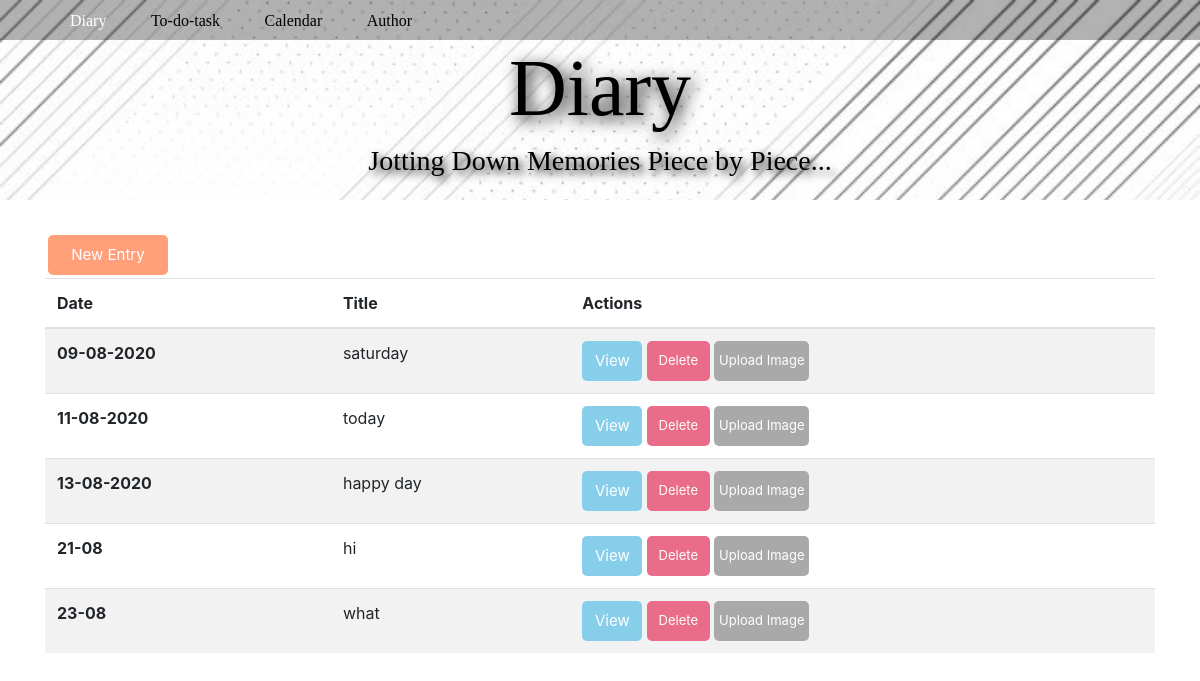
The app's page /, older data.
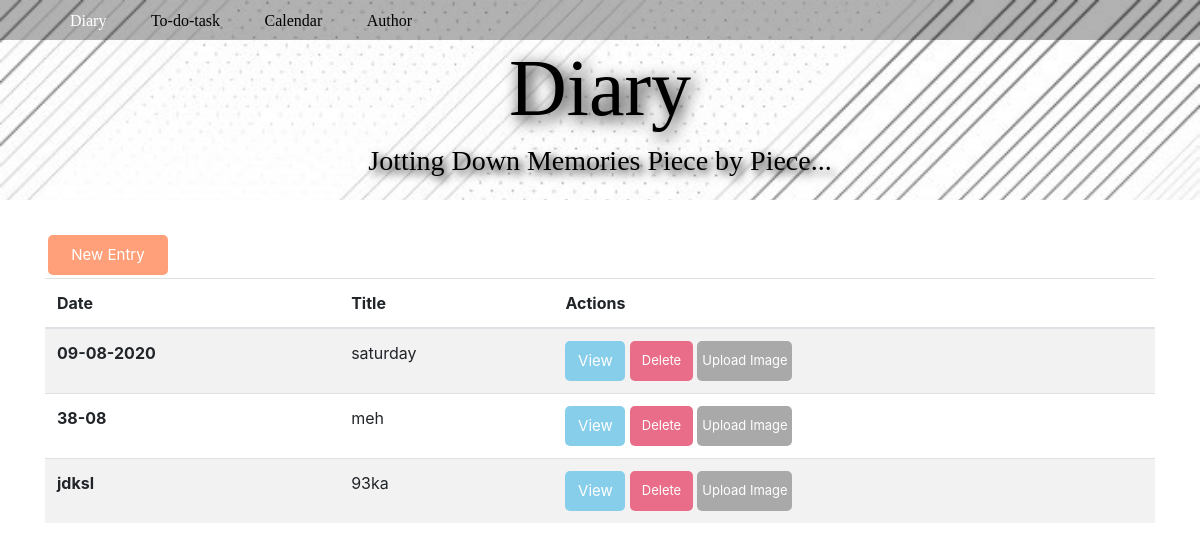
The same page, newer data.
### app/models.py (models this page shows, shortened)
class Diary(db.Model):
    date = db.Column(db.String(64), nullable=False, primary_key=True)
    title = db.Column(db.String(64), nullable=False)
    text = db.Column(db.String(1028))

### app/routes.py (the view)
@app.route('/')
def index():
    entries = Diary.query.all()
    return render_template("index.html", entries = entries)

### app/templates/index.html (shortened to what this page needs)
{% extends "base.html" %}
{% block body %}
<table class="table table-striped">
  <button type="button" class="btn btn-primary" id = "new-button" data-toggle="modal" data-target="#newItemModal">New Entry</button>
  <thead>
    <tr>
      <th scope="col">Date</th>
      <th scope="col">Title</th>
      <th scope="col">Actions</th>
    </tr>
  </thead>
  <tbody>
    {% for entry in entries %}
    <tr>
      <th scope="row">{{entry.date}}</th>
      <td>{{entry.title}}</td>
      <td>
        <a href="/diary/{{entry.date}}"><button type="button" class="btn btn-primary" id="view-button">View</button></a>
        <button
        type="button"
        id = 'delete-button'
        data-item-id="{{entry.date}}"
        data-toggle="modal"
        data-target="#deleteModal"
        class="btn btn-danger"
        onclick="{setDeleteId(this)}"
      >
        Delete
      </button>
        <button type="button" class="btn btn-primary" id="upload-button"> Upload Image </button>
      </td>
    </tr>
    {% endfor %}
  </tbody>
</table>
{% endblock %}

### app/templates/base.html (shortened to what this page needs)
<!DOCTYPE html>
<html lang="en">
    <head>
        <link
            rel="stylesheet"
            href="https://stackpath.bootstrapcdn.com/bootstrap/4.5.0/css/bootstrap.min.css"
        />
        <link rel="stylesheet" href="/static/main.css"/>
    </head>
    <body>
        <div id="background">
            <div id="menu">
                <div class="container">
                    <div class="row">
                            <ul>
                                <li class="selected">Diary</li>
                                <li>To-do-task</li>
                                <li>Calendar</li>
                                <li>Author</li>
                            </ul>
                        </div>
                    </div>
                </div>
            <div class="container text-center">
                <h1>Diary</h1>
                <h3>Jotting Down Memories Piece by Piece...</h3>
            </div>
        </div>
        <div class="container">
            {% block body %}
            {% endblock %}
        </div>
  </body>
</html>

### app/static/main.css (style rules this page uses)
#menu { height: 40px; background-color: rgba(0, 0, 0, 0.3); }
#menu ul { list-style-type: none; white-space: nowrap; margin-top: 8px; }
#menu li { color: black; font-size: 16px; font-family: "Tahoma"; margin-right: 40px; display: inline; }
#menu li.selected { color: white; }
#background { background-image: url("/static/banner.jpg"); background-repeat: no-repeat; background-color: gray; height: 200px; background-size: cover; margin-bottom: 32px; }
h1 { color: black; font-size: 60pt; font-family: "fantacy"; text-shadow: 4px 4px 16px black; }
h3 { color: black; margin-top: 0px; margin-bottom: 48px; font-family: "fantacy"; text-shadow: 4px 4px 8px black; }
#view-button { width: 60px; height: 40px; background-color:skyblue; color: white; font-size: 15px; border: none; border-radius: 5px; }
#delete-button { width: 63px; height: 40px; background-color:rgb(233, 109, 136); color: white; font-size: 13px; border: none; border-radius: 5px; text-align: center; padding: 10px; }
#upload-button { width: 95px; height: 40px; background-color: darkgray; color: white; font-size: 13px; border: none; border-radius: 5px; text-align: center; padding: 4px; }
#new-button { width: 120px; height: 40px; background-color: lightsalmon; color: white; font-size: 15px; border: none; border-radius: 5px; text-align: center; padding: 4px; margin: 3px; }

Row changes from the older to the newer data that the page shows:
removed Diary: date "11-08-2020", title "today"
removed Diary: date "13-08-2020", title "happy day"
removed Diary: date "21-08", title "hi"
removed Diary: date "23-08", title "what"
added Diary: date "38-08", title "meh"
added Diary: date "jdksl", title "93ka"
